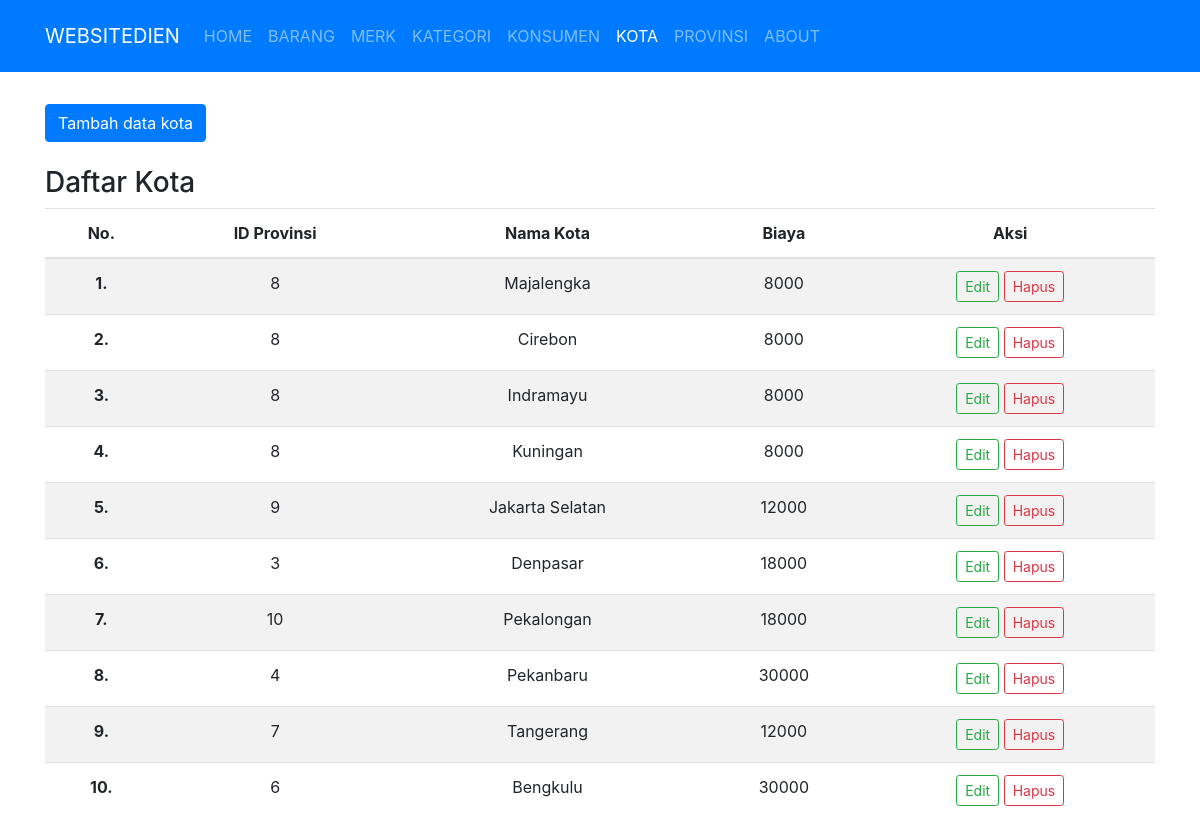
Page /public/kota on the earlier database version.
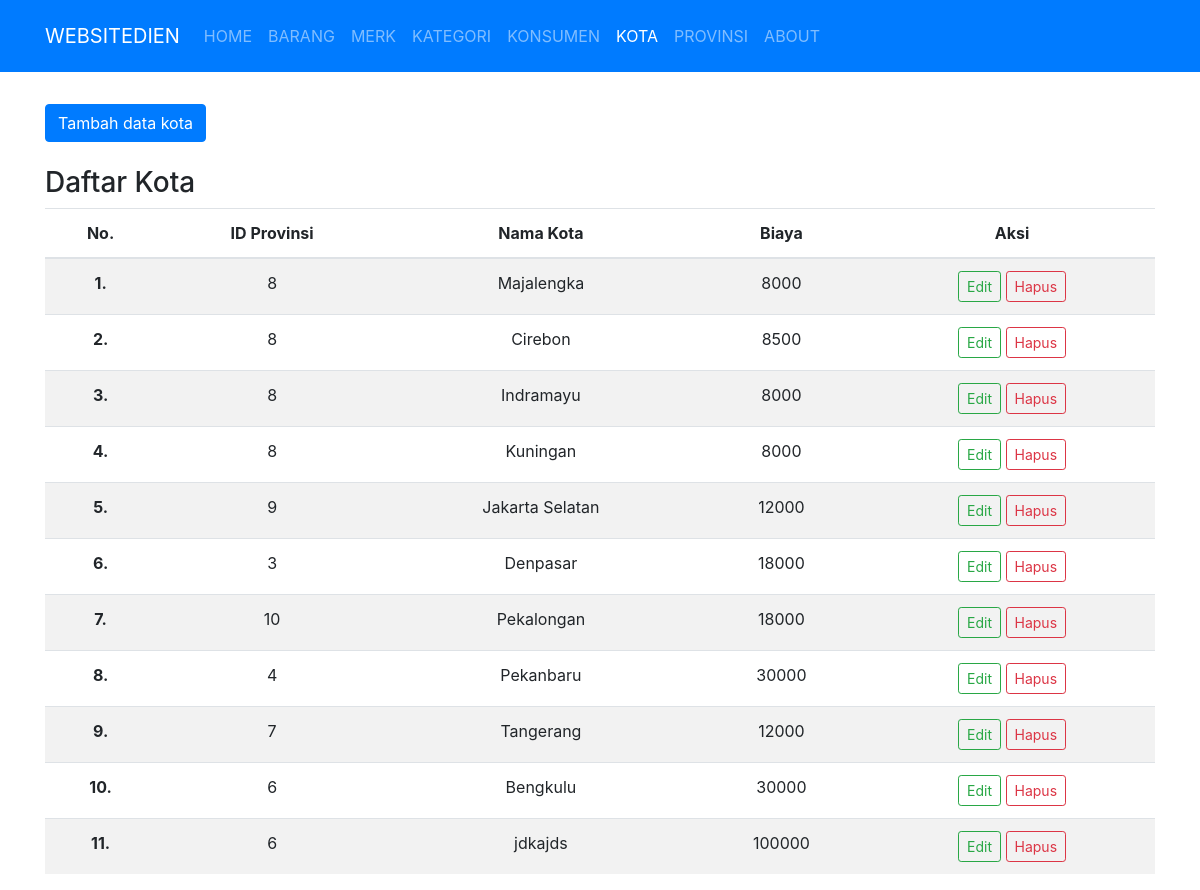
Same page on the later database version.
### tables this page shows
CREATE TABLE `kota` (
  `id_kota` int(11) NOT NULL,
  `id_prov` int(11) NOT NULL,
  `nama_kota` varchar(50) NOT NULL,
  `biaya` int(10) NOT NULL
);

### app/core/Controller.php (called while the page is built, shortened)
<?php
class Controller
{
    public function view($view, $data = [])
    {
        require_once '../app/views/' . $view . '.php';
    }
    public function model($model)
    {
        return new $model;
    }
}

### app/controllers/Kota.php (called while the page is built, shortened)
<?php
class Kota extends Controller
{
    public function index()
    {
        $data['judul'] = 'Kota';
        $data['kota'] = $this->model('Kota_model')->getAllKota();
        $data['provinsi'] = $this->model('Kota_model')->getAllProvinsi();
        $this->view('kota/index', $data);
    }
}

### app/core/App.php (called while the page is built, shortened)
<?php
class App
{
    protected $method = 'index';
    protected $params = [];
    public function __construct()
    {
        $this->controller = new $this->controller;
        call_user_func_array([$this->controller, $this->method], $this->params);
    }
}

### public/index.php (called while the page is built, shortened)
<?php
$app = new App;

### app/core/Database.php (called while the page is built, shortened)
<?php
class Database
{
    private $host = DB_HOST;
    private $user = DB_USER;
    private $pass = DB_PASS;
    private $db_name = DB_NAME;
    private $dbh;
    private $stmt;
    public function __construct()
    {
        $dsn = 'mysql:host=' . $this->host . ';dbname=' . $this->db_name;
        $option = [
            PDO::ATTR_PERSISTENT => true,
            PDO::ATTR_ERRMODE => PDO::ERRMODE_EXCEPTION
        ];
        try {
            $this->dbh = new PDO($dsn, $this->user, $this->pass, $option);
        } catch (PDOException $err) {
            die($err->getMessage());
        }
    }
    public function query($query)
    {
        $this->stmt = $this->dbh->prepare($query);
    }
    public function execute()
    {
        $this->stmt->execute();
    }
    public function resultSet()
    {
        $this->execute();
        return $this->stmt->fetchAll(PDO::FETCH_ASSOC);
    }
}

### app/models/Kota_model.php (called while the page is built, shortened)
<?php
class Kota_model
{
    private $table = 'kota';
    private $db;
    public function __construct()
    {
        $this->db = new Database;
    }
    public function getAllKota()
    {
        $this->db->query('SELECT * FROM ' . $this->table);
        return $this->db->resultSet();
    }
    public function getAllProvinsi()
    {
        $this->db->query('SELECT * FROM provinsi');
        return $this->db->resultSet();
    }
}

### app/views/kota/index.php (the view, shortened to what this page needs)
<div class="container mt-3">
    <div class="row mt-3">
        <div class="col-lg-12">
            <button type="button" class="btn btn-primary mb-4 tambahDataKota" data-toggle="modal" data-target="#formModal">
                Tambah data kota
            </button>
            <h3>Daftar Kota</h3>
            <table class="table table-striped">
                <thead>
                    <tr>
                        <th scope="col">No.</th>
                        <th scope="col">ID Provinsi</th>
                        <th scope="col">Nama Kota</th>
                        <th scope="col">Biaya</th>
                        <th scope="col">Aksi</th>
                    </tr>
                </thead>
                <tbody>
                    <?php
                    $i = 0;
                    foreach ($data['kota'] as $kt) :
                        ?>
                        <tr>
                            <th scope="row"><?= $i + 1 ?>.</th>
                            <td><?= $kt['id_prov']; ?></td>
                            <td><?= $kt['nama_kota']; ?></td>
                            <td><?= $kt['biaya']; ?></td>
                            <td>
                                <a href="<?= BASEURL; ?>/kota/edit/<?= $kt['id_kota']; ?>" class="btn btn-outline-success btn-sm editDataKota" data-toggle="modal" data-target="#formModal" data-id_kota="<?= $kt['id_kota'] ?>">Edit</a>
                                <a href="<?= BASEURL; ?>/kota/hapus/<?= $kt['id_kota']; ?>" class="btn btn-outline-danger btn-sm" onclick="return confirm('Yakin akan dihapus ?');">Hapus</a>
                            </td>
                        </tr>
                        <?php
                        $i++;
                    endforeach;
                    ?>
                </tbody>
            </table>
        </div>
    </div>
</div>

Differences in the rows shown:
changed kota "Cirebon": biaya "8000" → "8500"
added kota: id_prov "6", nama_kota "jdkajds", biaya "100000"
